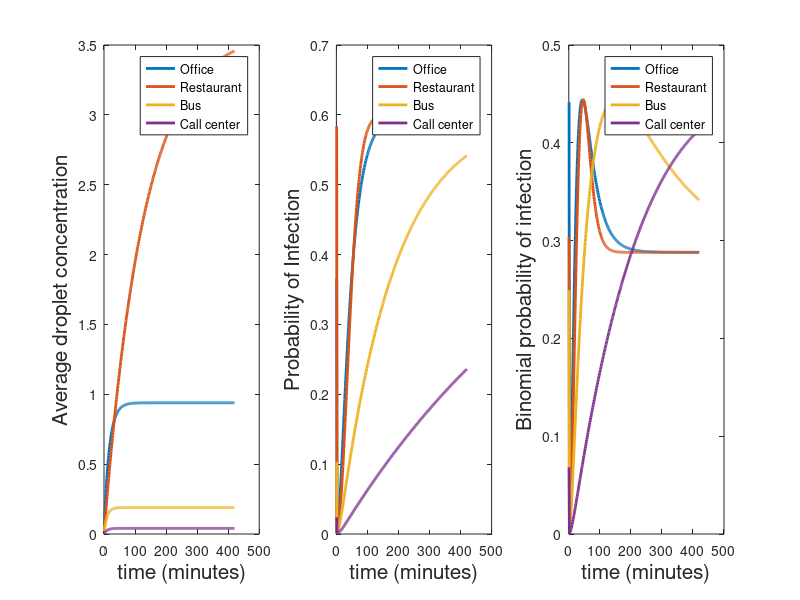

Write the MATLAB code that produced this figure.

clear all;

% we assume that k5 (relative humidity) is constant across all scenarios
k5=0.0078;   %35 RH

% kj is the ACH in different scenarios. ACH is 3.19 in the office, 0 in the
% Guangzhou Restaurant, 6 in the bus of buddhists, and 6 in the room1 of 
% korean call center
kj=[3.19/60,0/60,6/60,6/60];

% the volume of different scenarios, in the order of the office, the
% restaurant, the bus, and room 1 of the call center. the unit is in m^3
V = [27.67,56.52,77.72,362.25]; 

% here, a is the constant that we want to manipulate in the probability of
% infection plot such that the probability of infection matches with the
% actual probability. For the Guangzhou Restaurant, 11 out of 21 were
% infected in the length of 73 minutes. We assume that a is constant across
% all four scenarios
a = 0.03;


for i = 1:4
    C(1)=1.584/(V(i));
    k=k5+kj(i);
    p(1)=0.6*(1-exp(-C(1)/k)); 
    % We are assuming that most people are
    % vaccinated 0.3 but the strain is virulent (omicron) x 2 =0.6.
  
    pb(1)=(factorial(3)/(factorial(2)*factorial(1)))*p(1)^1*(1-p(1))^2;

    % simulate the scenarios for 7 hours
    for j=2:1:420

    % average droplet concentration
    C(j)=(C(1)/k)*(1-exp(-k*j));

    % probability of infection
    p(j)=0.6*(1-exp(a*(C(j)/k-(C(1)/k)*j)));

    % This is the probability that 2 people come into office and 
    % one gets infected (so there are 3 people there)
    pb(j)=(factorial(3)/(factorial(2)*factorial(1)))*p(j)^1*(1-p(j))^2;
    end

% plotting for each scenarios
subplot(1,3,1)
plot(C,'LineWidth',2);hold on
ylabel('Average droplet concentration','FontSize',15), xlabel('time (minutes)','FontSize',15)
subplot(1,3,2)
plot(p,'LineWidth',2);hold on
ylabel('Probability of Infection','FontSize',15), xlabel('time (minutes)','FontSize',15)
subplot(1,3,3)
plot(pb,'LineWidth',2);hold on
ylabel('Binomial probability of infection','FontSize',15), xlabel('time (minutes)','FontSize',15)
end

% adding the legend for each plot
for i = 1:3
    subplot(1,3,i)
    legend('Office','Restaurant','Bus','Call center');
end
